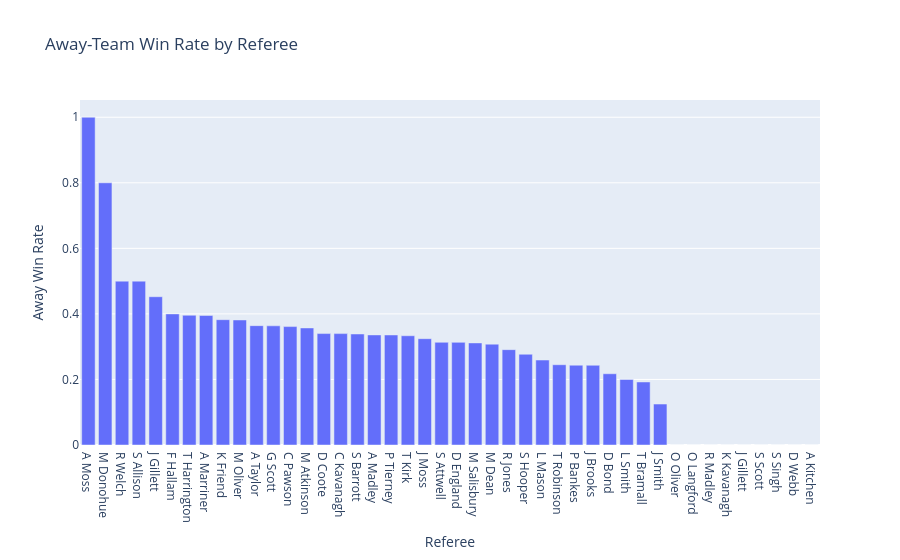

The notebook cell saved with this chart:
### Code cell
fig = px.bar(
    home_win_analysis.sort_values("Away_Win_Rate", ascending=False),
    x="Referee",
    y="Away_Win_Rate",
    title="Away-Team Win Rate by Referee",
    labels={
        "Away_Win_Rate": "Away Win Rate"
    }
)

fig.show()

### Figure 1 — Plotly figure (JSON) as saved in the notebook; plotly's stock layout.template omitted (floating-point values rounded to 4 significant figures)
{"data": [{"alignmentgroup": "True", "hovertemplate": "Referee=%{x}<br>Away Win Rate=%{y}<extra></extra>", "legendgroup": "", "marker": {"color": "#636efa", "pattern": {"shape": ""}}, "name": "", "offsetgroup": "", "orientation": "v", "showlegend": false, "textposition": "auto", "type": "bar", "x": ["A Moss", "M Donohue", "R Welch", "S Allison", "J Gillett", "F Hallam", "T Harrington", "A Marriner", "K Friend", "M Oliver", "A Taylor", "G Scott", "C Pawson", "M Atkinson", "D Coote", "C Kavanagh", "S Barrott", "A Madley", "P Tierney", "T Kirk", "J Moss", "S Attwell", "D England", "M Salisbury", "M Dean", "R Jones", "S Hooper", "L Mason", "T Robinson", "P Bankes", "J Brooks", "D Bond", "L Smith", "T Bramall", "J Smith", "O Oliver", "O Langford", "R Madley", "K Kavanagh", "J Gillett ", "S Scott", "S Singh", "D Webb", "A Kitchen"], "xaxis": "x", "y": [1, 0.8, 0.5, 0.5, 0.4524, 0.4, 0.3958, 0.3951, 0.3824, 0.3814, 0.3641, 0.3636, 0.3613, 0.3571, 0.34, 0.3399, 0.3387, 0.3359, 0.3357, 0.3333, 0.3243, 0.3133, 0.3131, 0.3115, 0.3077, 0.2909, 0.2769, 0.2593, 0.2449, 0.2435, 0.2432, 0.2174, 0.2, 0.1923, 0.125, 0, 0, 0, 0, 0, 0, 0, 0, 0], "yaxis": "y"}], "layout": {"barmode": "relative", "legend": {"tracegroupgap": 0}, "title": {"text": "Away-Team Win Rate by Referee"}, "xaxis": {"anchor": "y", "domain": [0, 1], "title": {"text": "Referee"}}, "yaxis": {"anchor": "x", "domain": [0, 1], "title": {"text": "Away Win Rate"}}}}
